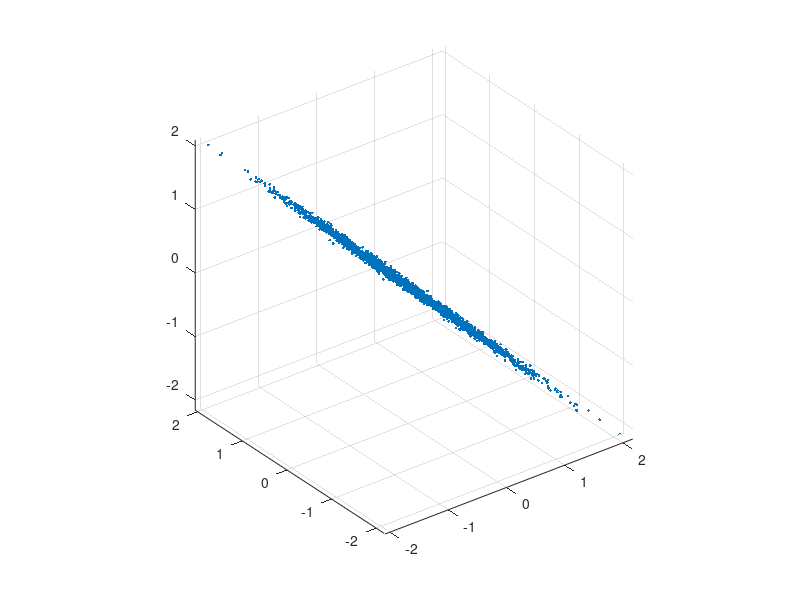

Source code (MATLAB):
clear; clc;
num = 3000;
%each column is 3-dimensional zero-mean Gaussian random vector
X = randn(3,num); 

%add a covariance matrix of rank r
r = 2;
A = randn(3,3);
B = orth(A);
eig1 = [ones(r,1); zeros(3-r,1)];%p1
eig2 = [rand(r,1); zeros(3-r,1)];%p3
eig3 = [1; 0.01; 0];%p4
C = diag(eig3);
Y = B*sqrt(C)*X;

%plot the point cloud
scatter3(Y(1,:), Y(2,:), Y(3,:),'.'); axis equal

